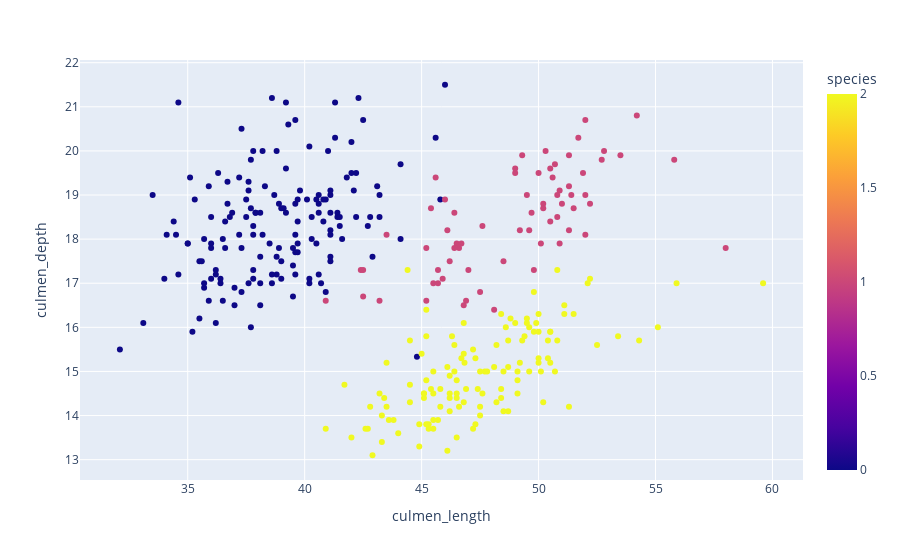

Here is the notebook cell this chart was saved with:
### Code cell
fig = px.scatter(df, x="culmen_length", y="culmen_depth", color='species')
fig.show()

### Figure 1 — Plotly figure (JSON) as saved in the notebook; plotly's stock layout.template omitted (floating-point values rounded to 4 significant figures; data arrays with more than 128 entries replaced by an {"elided": "..."} marker saying what was removed)
{"data": [{"hovertemplate": "culmen_length=%{x}<br>culmen_depth=%{y}<br>species=%{marker.color}<extra></extra>", "legendgroup": "", "marker": {"color": {"elided": "344 int values"}, "coloraxis": "coloraxis", "symbol": "circle"}, "mode": "markers", "name": "", "orientation": "v", "showlegend": false, "type": "scatter", "x": {"elided": "344 float values"}, "xaxis": "x", "y": {"elided": "344 float values"}, "yaxis": "y"}], "layout": {"coloraxis": {"colorbar": {"title": {"text": "species"}}, "colorscale": [[0, "#0d0887"], [0.1111, "#46039f"], [0.2222, "#7201a8"], [0.3333, "#9c179e"], [0.4444, "#bd3786"], [0.5556, "#d8576b"], [0.6667, "#ed7953"], [0.7778, "#fb9f3a"], [0.8889, "#fdca26"], [1, "#f0f921"]]}, "legend": {"tracegroupgap": 0}, "margin": {"t": 60}, "xaxis": {"anchor": "y", "domain": [0, 1], "title": {"text": "culmen_length"}}, "yaxis": {"anchor": "x", "domain": [0, 1], "title": {"text": "culmen_depth"}}}}
